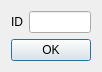
<?xml version="1.0" encoding="UTF-8"?>
<ui version="4.0">
 <class>user</class>
 <widget class="QDialog" name="user">
  <property name="geometry">
   <rect>
    <x>0</x>
    <y>0</y>
    <width>98</width>
    <height>69</height>
   </rect>
  </property>
  <property name="windowTitle">
   <string>Dialog</string>
  </property>
  <layout class="QVBoxLayout" name="verticalLayout">
   <item>
    <layout class="QHBoxLayout" name="horizontalLayout">
     <property name="leftMargin">
      <number>0</number>
     </property>
     <item>
      <widget class="QLabel" name="label">
       <property name="sizePolicy">
        <sizepolicy hsizetype="Fixed" vsizetype="Fixed">
         <horstretch>0</horstretch>
         <verstretch>0</verstretch>
        </sizepolicy>
       </property>
       <property name="text">
        <string>ID</string>
       </property>
      </widget>
     </item>
     <item>
      <widget class="QLineEdit" name="lineEdit"/>
     </item>
    </layout>
   </item>
   <item>
    <widget class="QPushButton" name="pushButton">
     <property name="text">
      <string>OK</string>
     </property>
    </widget>
   </item>
  </layout>
 </widget>
 <resources/>
 <connections/>
</ui>
